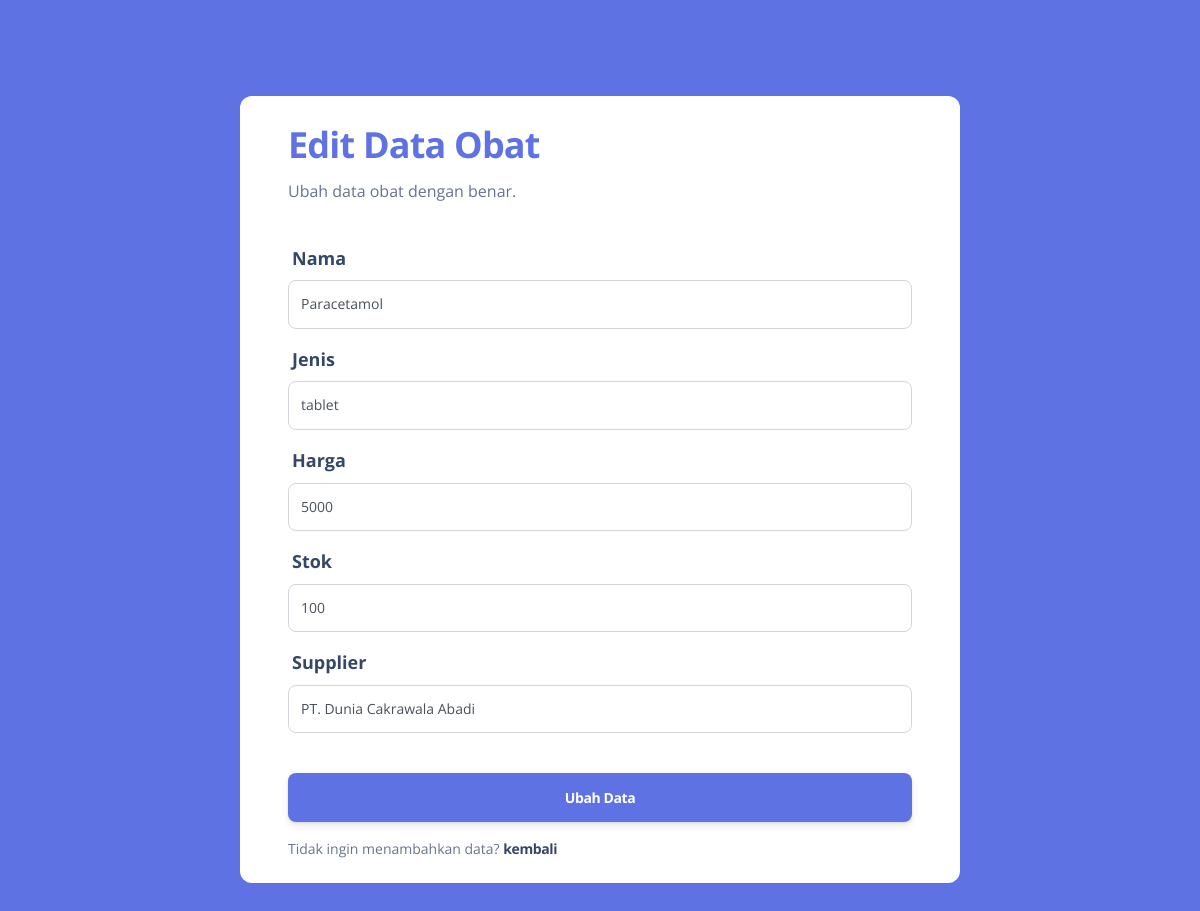
The app's page /pages/functions/editobat.php?id=1 (signed in) with its own data.
### tables this page shows
CREATE TABLE `obat` (
  `id_obat` int(11) NOT NULL,
  `nama_obat` varchar(255) DEFAULT NULL,
  `jenis` varchar(255) DEFAULT NULL,
  `harga` int(11) DEFAULT NULL,
  `stok` int(11) DEFAULT NULL,
  `id_supplier` char(10) DEFAULT NULL
);

CREATE TABLE `supplier` (
  `id_supplier` char(10) NOT NULL DEFAULT '',
  `nama_supplier` varchar(100) DEFAULT NULL,
  `alamat` varchar(100) DEFAULT NULL,
  `no_telepon` varchar(50) DEFAULT NULL
);

### pages/functions/editobat.php (the view, shortened to what this page needs)
<?php
require "functions.php";
$id = $_GET["id"];
$sql = "SELECT * FROM obat, supplier WHERE obat.id_obat = '$id' AND obat.id_supplier = supplier.id_supplier";
$hasil = $conn->query($sql);
?>
<!DOCTYPE html>
<html lang="en">
<head>
    <link href="../../assets/css/nucleo-icons.css" rel="stylesheet" />
    <link href="../../assets/css/nucleo-svg.css" rel="stylesheet" />
    <link href="../../assets/css/nucleo-svg.css" rel="stylesheet" />
    <link id="pagestyle" href="../../assets/css/argon-dashboard.css?v=2.0.4" rel="stylesheet" />
</head>
<body class="bg-primary">
    <div class="container  bg-white  rounded-3 my-7 m-auto w-60">
        <div class="card card-plain">
            <div class="card-header pb-0 text-start">
                <h4 class="font-weight-bolder text-5xl text-primary">Edit Data Obat</h4>
                <p class="mb-0">Ubah data obat dengan benar.</p>
            </div>
            <div class="card-body">
                <?php while ($apotek = $hasil->fetch_assoc()) : ?>
                    <form action="" method="post">
                        <div class="mb-3">
                            <label for="nama" class="text-lg">Nama</label>
                            <input type="text" name="nama" class="form-control form-control-lg" value="<?= $apotek['nama_obat'] ?>" required>
                        </div>
                        <div class="mb-3">
                            <label for="jenis" class="text-lg">Jenis</label>
                            <select name="jenis" id="jenis" class="form-control form-control-lg" required>
                                <option selected value="<?= $apotek['jenis'] ?>"><?= $apotek['jenis'] ?></option>
                            </select>
                        </div>
                        <div class="mb-3">
                            <label for="harga" class="text-lg">Harga</label>
                            <input type="number" min="0" name="harga" class="form-control form-control-lg" value="<?= $apotek['harga'] ?>" required>
                        </div>
                        <div class="mb-3">
                            <label for="stok" class="text-lg">Stok</label>
                            <input type="number" min="0" name="stok" class="form-control form-control-lg" value="<?= $apotek['stok'] ?>" required>
                        </div>
                        <div class="mb-3">
                            <label for="supplier" class="text-lg">Supplier</label>
                            <select name="supplier" id="supplier" class="form-control form-control-lg">
                                <option selected value="<?= $apotek['id_supplier'] ?>"><?= $apotek['nama_supplier'] ?></option>
                                <?php
                                $querysup = "SELECT * FROM supplier";
                                $hasil = $conn->query($querysup);
                                ?>
                            </select>
                        </div>
                        <div class="text-center">
                            <button type="submit" name="ubah" class="btn btn-lg btn-primary btn-lg w-100 mt-4 mb-0">Ubah Data</button>
                        </div>
                        <p class="text-sm mt-3 mb-0">Tidak ingin menambahkan data? <a href="../obat.php" class="text-dark font-weight-bolder">kembali</a></p>
                    </form>
                <?php endwhile; ?>
            </div>
        </div>
    </div>
</body>
</html>

### records on screen
obat: nama "Paracetamol", jenis "tablet", harga "5000", stok "100", supplier "PT. Dunia Cakrawala Abadi"
